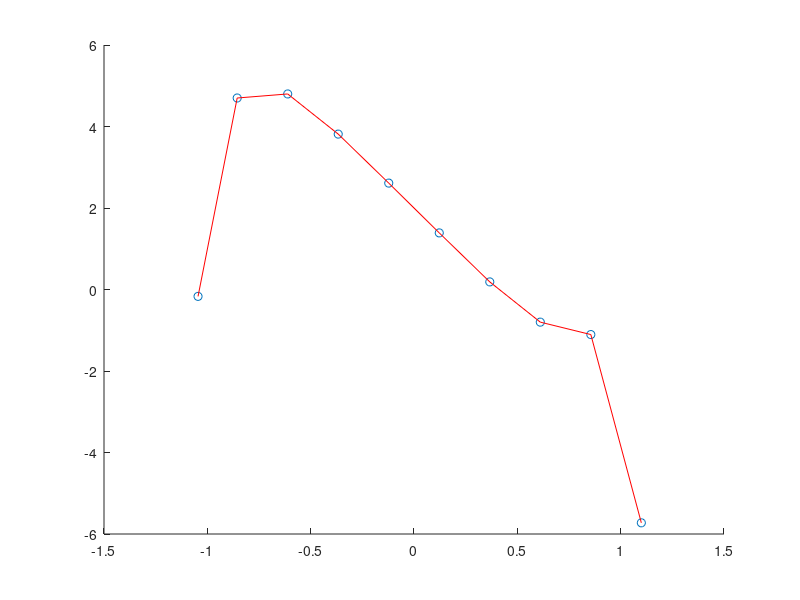

This chart was generated by the following MATLAB code:


x=[-1.1000,-0.9900,-0.8800,-0.7700,-0.6600,-0.5500,-0.4400,-0.3300,-0.2200,-0.1100,-0.0000,0.1100,0.2200,0.3300,0.4400,0.5500,0.6600,0.7700,0.8800,0.9900,1.1000];
y=[-4.3889490,2.3605635,4.5063561,4.9975215,4.9206573,4.5988108,4.1505193,3.6382593,3.0984539,2.5499517,2.0000000,1.4500483,0.9015461,0.3617406,-0.1505310,-0.5992186,-0.9279431,-1.0784081,-1.1272524,-1.8334962,-5.7258890];
t=[-1.0450 ,-0.8556 ,-0.6111 ,-0.3667 ,-0.1222 ,0.1222 ,0.3667 ,0.6111 ,0.8556 ,1.1000];
r=[-0.1689422, 4.6995172, 4.7987782, 3.8134502, 2.611029, 1.3889707, 0.1865492, -0.8009430, -1.1056607, -5.7258890];
et=zeros(21,1) ;
for j= 2:21
    
    linp=round(linspace(1,21,j));
    new_x=zeros(1,j);
    new_y=zeros(1,j);
    for k=1:j
        new_x(1,k)=x(linp(k));
        new_y(1,k)=y(linp(k));
    end
        
    
    z=zeros(10,1) ;
    for a = 1 : 10
        n = length(new_x); 
        if length(new_y)~=n;
            error('new_x and new_y must be same length'); 
        end
        bis = zeros(n,n); 

        bis(:,1) = new_y(:);  
        for jj = 2:n 
            for ii = 1:n-jj+1
                bis(ii,jj) = (bis(ii+1,jj-1)-bis(ii,jj-1))/(new_x(ii+jj-1)-new_x(ii)); 
            end
        end
        xsum = 1; 
        poly = bis(1,1); 
        for kk = 1:n-1
            xsum = xsum*(t(a)-new_x(kk)); 
            poly = poly+bis(1,kk+1)*xsum; 
        end
        z(a)=poly;
        if r(a)~=0
        et(j-1,1) = et(j-1,1)+abs( (r(a) -z(a)) / r(a));
        end
    end
    et(j-1,1)=et(j-1,1)/10;
    et(j-1,1)=et(j-1,1)*100;
    
    scatter(t,r);
    hold on;
    plot(t,z,'r');
    hold off;
    pause(2)
    fprintf('Error of percentage taking %d points: %f',j,et(j-1,1));
    fprintf(' \n');
end

bis




    
    
    

